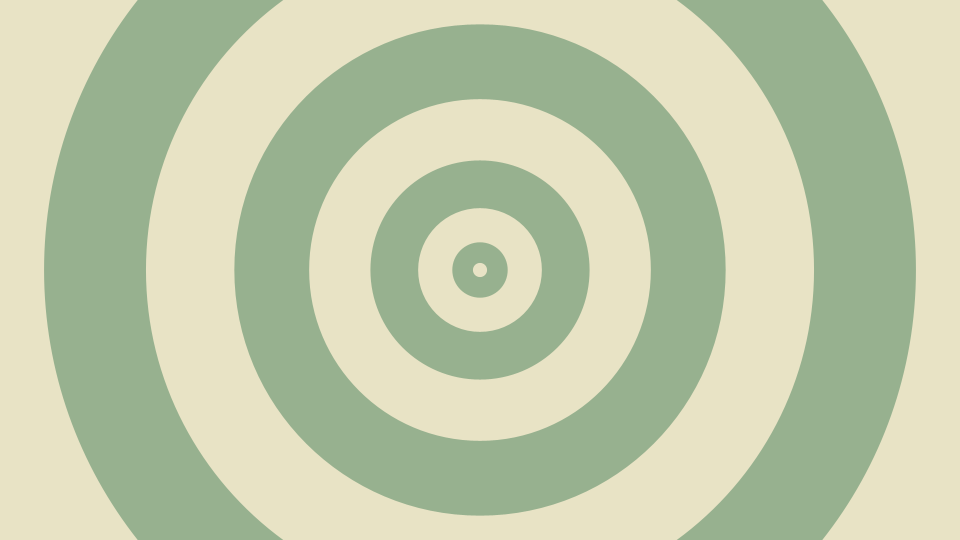
Frame 1 (no input)
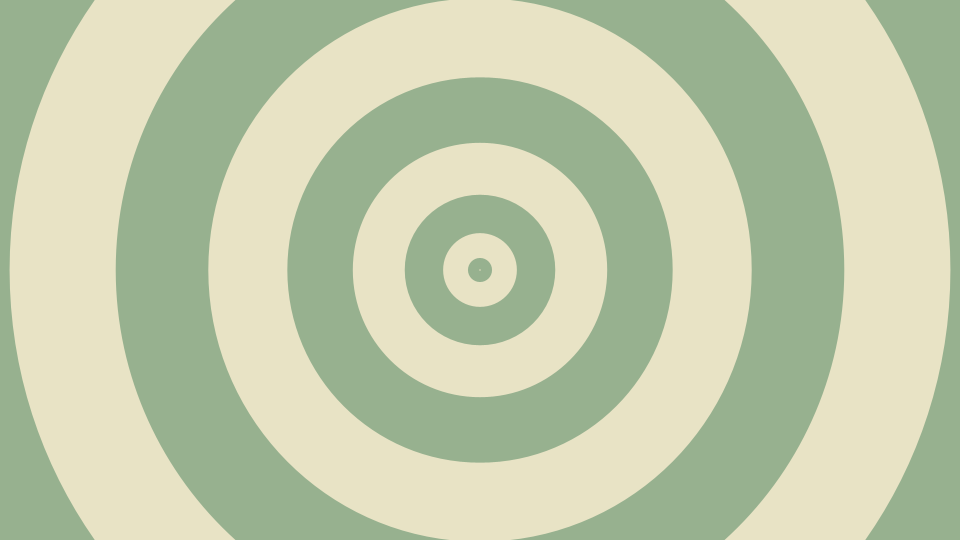
Frame 60 (the mouse pressed at the canvas centre just before this capture)
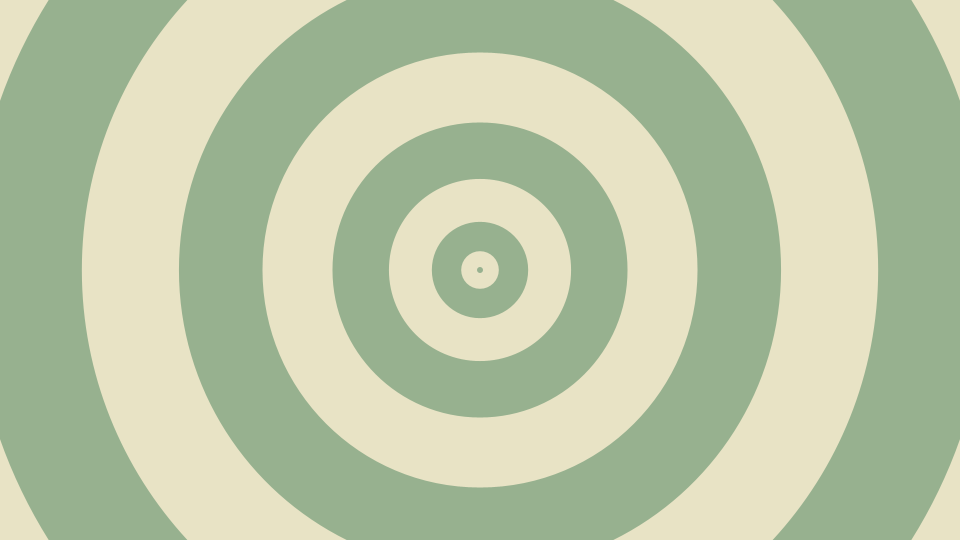
Frame 120 (the mouse held since frame 60 and released just before this capture)

The Processing sketch that drew these frames (run headless with seeded random() and noise(); from frame 60 on, the mouse is pressed at the canvas centre):

// Processing sketch: circles
// ── circles.pde
float MaxRadiusMargin = 1.23;

class Circle
{
  float Radius, MaxRadius, Lerp;
  int Color;
  boolean Reset = false;
  
  Circle(float init, int Index)
  {
    Color = Index % 2;
    Lerp = init;
    MaxRadius = MaxRadiusMargin * dist(0, 0, width, height);
  }
  
  void update(float Value)
  {
    Lerp += Value;
    Radius = EaseInQuad(0.0, Lerp, MaxRadius);
  }
  
  void render()
  {
    noStroke();
    if (boolean(Color))
    {
      fill(0xFFE8E3C5);
    }
    else
    {
      fill(0xFF97B18F);
    }
    ellipseMode(CENTER);
    circle(width/2.0, height/2.0, Radius);
  }
};

Circle[] Circles;
int Amount = 10; // Preferably EVEN
float Speed = 15.0;

void setup()
{
  size(960, 540);
  //fullScreen();
  frameRate(30);
  
  Circles = new Circle[Amount];
  for (int Index = 0; Index < Amount; Index++)
  {
    Circles[Index] = new Circle(1.0/Amount*Index, Index);
  }
}

void draw()
{
  background(0xFF000000);
  for (Circle C : Circles) 
  {
    if (C.Lerp > 1.0)
    {
      C.Lerp -= 1.0;
      
      Circle[] Temp = new Circle[Amount];
      arrayCopy(Circles, Temp);
      Circles[0] = C;
      for (int i = 1; i < Amount; i++)
      {
        Circles[i] = Temp [i-1];
      }
    }
    C.update(1.0 / (30.0 * Speed));
  }
  
  for (int Index = Amount; Index > 0; Index--)
  {
    Circles[Index-1].render();
  }
}

// ── math.pde
// Last update: Nov 3, 2020

boolean IsOdd(int X)
{
  boolean Result;
  Result = boolean(X % 2);
  return Result;
}

boolean IsEven(int X)
{
  boolean Result;
  Result = boolean(1 - (X % 2));
  return Result;
}

float Clamp(float Value)
{
  if (Value > 1.0) Value = 1.0;
  else if (Value < 0.0) Value = 0.0;
  return Value;
}

float Lerp(float A, float t, float B)
{
  return (1.0 - t) * A + t * B;
}

// Smoothstep functions from
// http://sol.gfxile.net/interpolation

float Smoothstep(float A, float t, float B)
{
  t = t * t * (3.0 - 2.0 * t);
  return Lerp(A, t, B);
}

float Smootherstep(float A, float t, float B)
{
  t = t * t * t * (t * (t * 6.0 - 15.0) + 10.0);
  return Lerp(A, t, B);
}

// Easing functions from
// https://easings.net

float EaseOutSine(float A, float t, float B)
{
  t = sin(t * HALF_PI);
  return Lerp(A, t, B);
}

float EaseInSine(float A, float t, float B)
{
  t =  1.0 - cos(t * HALF_PI);
  return Lerp(A, t, B);
}

float EaseInOutSine(float A, float t, float B)
{
  t = -(cos(t * PI) - 1.0) / 2.0;
  return Lerp(A, t, B);
}

float EaseOutInSine(float A, float t, float B)
{
  t *= 2.0;
  if (t < 1.0)
  {
    t = 0.5 * sin(t * HALF_PI);
  }
  else
  {
    t = 0.5 * (1 - cos((t - 1.0) * HALF_PI)) + 0.5;
  }
  return Lerp(A, t, B);
}

float EaseInQuad(float A, float t, float B)
{
  t = t * t;
  return Lerp(A, t, B);
}

float EaseOutQuad(float A, float t, float B)
{
  t = 1 - (1 - t) * (1 - t);
  return Lerp(A, t, B);
}

float EaseInOutQuad(float A, float t, float B)
{
  if (t < 0.5)
  {
    t = 2 * t * t;
  }
  else
  {
    t = 1 - pow(-2 * t + 2, 2) / 2;
  }
  return Lerp(A, t, B);
}

// Other easing functions

float EaseOutInSqrt(float A, float t, float B)
{
  t *= 2.0;
  if (t < 1.0)
  {
    t = 0.5 * pow(t, 0.5);
  }
  else
  {
    t = 0.5 * (2.0 - pow(2.0 - t, 0.5));
  }
  return Lerp(A, t, B);
}
